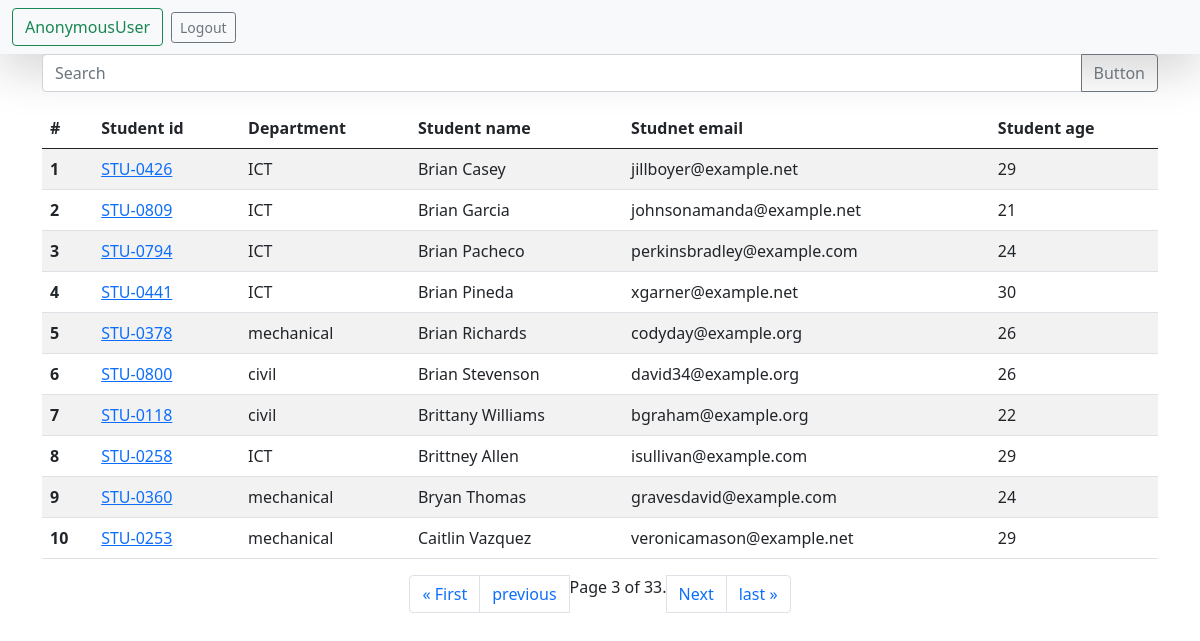
Screenshot of /students/?page=3 with the database file from the repository.
### models/models.py (models this page shows, shortened)
class Student(models.Model):
    department = models.ForeignKey(Department, related_name="depart", on_delete=models.CASCADE)
    student_id = models.OneToOneField(StudentID , related_name="studentid", on_delete=models.CASCADE)
    student_name = models.CharField(max_length=100)
    student_email = models.EmailField(unique=True)
    student_age = models.IntegerField(default=18)
    student_address = models.TextField()
    is_deleted = models.BooleanField(default=False)
    objects = StudentManager()
    admin_objects = models.Manager()
    class Meta:
        ordering = ['student_name']
        verbose_name = "student"

class StudentID(models.Model):
    student_id = models.CharField(max_length=100)
    def __str__(self) -> str:
        return self.student_id

class Department(models.Model):
    department = models.CharField(max_length=100)
    def __str__(self) -> str:
        return self.department
    class Meta:
        ordering = ['department']

### models/views.py (the view, shortened to what this page needs)
# urls.py: path('students/', set_students, name="students"),
def set_students(request):
    queryset = Student.objects.all()
    paginator = Paginator(queryset,10) #এখানে বলা হয়েছে কয়টি অবজেক্ট বা ডাটা আসবে paginator এর মাধ্যমে
    page_number = request.GET.get("page" , 2) #শুরুতে কত নম্বর অবজেক্ট দেখাবে তা বলা হয়েছে
    page_obj = paginator.get_page(page_number)
    return render(request, 'report/students.html',{'queryset':page_obj})

### models/models.py (called while the page is built)
    def get_queryset(self):
        return super().get_queryset().filter(is_deleted = False)

### templates/report/students.html (shortened to what this page needs)
<!doctype html>
<html lang="en">
  <head>
    <link href="https://cdn.jsdelivr.net/npm/bootstrap@5.0.2/dist/css/bootstrap.min.css" rel="stylesheet">
  </head>
  <body>
    <nav class="navbar navbar-light bg-light shadow-lg">
      <form class="container-fluid justify-content-start">
        <button class="btn btn-outline-success me-2" type="button">{{request.user.first_name}} {{request.user}}</button>
        <a href="{% url 'logout' %}" class="btn btn-sm btn-outline-secondary" type="button">Logout</a>
      </form>
    </nav>
<div class="container">
    <form>
    <div class="input-group mb-3">
        <input name="search" type="text" class="form-control" placeholder="Search">
        <button class="btn btn-outline-secondary" type="button" id="button-addon2">Button</button>
      </div>
    </form>
    <table class="table table-striped">
        <thead>
          <tr>
            <th scope="col">#</th>
            <th scope="col">Student id</th>
            <th scope="col">Department</th>
            <th scope="col">Student name</th>
            <th scope="col">Studnet email</th>
            <th scope="col">Student age</th>
          </tr>
        </thead>
        <tbody>
            {% for student in queryset %}
          <tr>
            <th scope="row">{{forloop.counter}}</th>
            <td><a href="{% url 'see_marks' student.student_id %}"> {{student.student_id}}</a></td>
            <td>{{student.department}}</td>
            <td>{{student.student_name}}</td>
            <td>{{student.student_email}}</td>
            <td>{{student.student_age}}</td>
          </tr>
            {% endfor %}
        </tbody>
      </table>
      <nav aria-label="Page navigation example">
        <ul class="pagination justify-content-center">
            {% if queryset.has_previous %}
            <li class="page-item">
                <a class="page-link" href="?page=1" tabindex="-1" aria-disabled="true">&laquo; First</a>
              </li>
                <li class="page-item">
                    <a class="page-link" href="?page={{ queryset.previous_page_number }}">previous</a>
                  </li>
            {% endif %}
            <span class="current">
                Page {{ queryset.number }} of {{ queryset.paginator.num_pages }}.
            </span>
            {% if queryset.has_next %}
            <li class="page-item">
                <a class="page-link" href="?page={{ queryset.next_page_number }}">Next</a>
              </li>
            <li class="page-item">
                <a class="page-link" href="?page={{ queryset.paginator.num_pages }}" tabindex="-1" aria-disabled="true">last &raquo;</a>
              </li>
            {% endif %}
        </ul>
      </nav>
</div>
  </body>
</html>

### rows the page displays
Student: student_id "STU-0426", department "ICT", student_name "Brian Casey", student_email "jillboyer@example.net", student_age "29"
Student: student_id "STU-0809", department "ICT", student_name "Brian Garcia", student_email "johnsonamanda@example.net", student_age "21"
Student: student_id "STU-0794", department "ICT", student_name "Brian Pacheco", student_email "perkinsbradley@example.com", student_age "24"
Student: student_id "STU-0441", department "ICT", student_name "Brian Pineda", student_email "xgarner@example.net", student_age "30"
Student: student_id "STU-0378", department "mechanical", student_name "Brian Richards", student_email "codyday@example.org", student_age "26"
Student: student_id "STU-0800", department "civil", student_name "Brian Stevenson", student_email "david34@example.org", student_age "26"
Student: student_id "STU-0118", department "civil", student_name "Brittany Williams", student_email "bgraham@example.org", student_age "22"
Student: student_id "STU-0258", department "ICT", student_name "Brittney Allen", student_email "isullivan@example.com", student_age "29"
Student: student_id "STU-0360", department "mechanical", student_name "Bryan Thomas", student_email "gravesdavid@example.com", student_age "24"
Student: student_id "STU-0253", department "mechanical", student_name "Caitlin Vazquez", student_email "veronicamason@example.net", student_age "29"

### other values shown
{{ request.user }} "AnonymousUser"
{{ queryset.number }} "3"
{{ queryset.paginator.num_pages }} "33"
